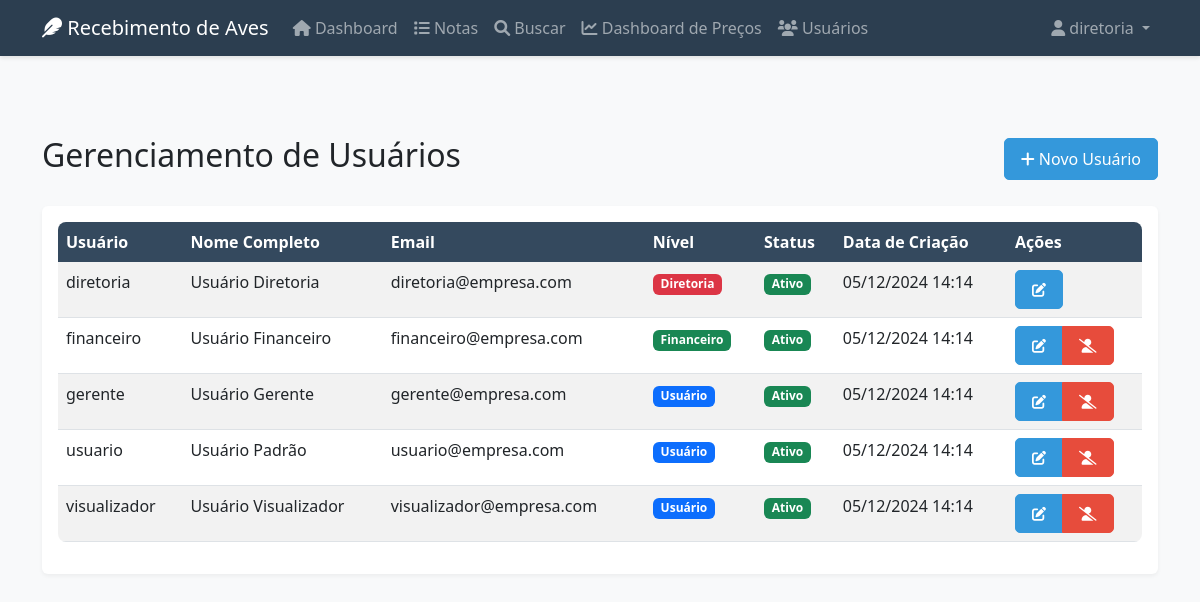
/usuarios (signed in), run on the app's committed database.
### app.py (models this page shows, shortened)
class User(UserMixin, db.Model):
    id = db.Column(db.Integer, primary_key=True)
    username = db.Column(db.String(80), unique=True, nullable=False)
    password_hash = db.Column(db.String(120), nullable=False)
    role = db.Column(db.String(20), nullable=False)  # 'diretoria', 'financeiro', 'usuario', 'visualizador', 'gerente'
    nome_completo = db.Column(db.String(100))
    email = db.Column(db.String(120))
    data_criacao = db.Column(db.DateTime, default=datetime.now)
    ativo = db.Column(db.Boolean, default=True)
    criado_por_id = db.Column(db.Integer, db.ForeignKey('user.id'))
    @property
    def is_diretoria(self):
        return self.role == 'diretoria'
    @property
    def is_financeiro(self):
        return self.role == 'financeiro'
    @property
    def is_gerente(self):
        return self.role == 'gerente'

### app.py (the view)
@app.route('/usuarios')
@login_required
def lista_usuarios():
    if not current_user.is_diretoria:
        flash('Acesso negado!', 'danger')
        return redirect(url_for('dashboard'))
    usuarios = User.query.all()
    return render_template('usuarios.html', usuarios=usuarios)

### app.py (called while the page is built)
@login_manager.user_loader
def load_user(user_id):
    return User.query.get(int(user_id))

### templates/usuarios.html (shortened to what this page needs)
{% extends "base.html" %}
{% block content %}
<div class="container mt-4">
    <div class="d-flex justify-content-between align-items-center mb-4">
        <h2>Gerenciamento de Usuários</h2>
        <a href="{{ url_for('novo_usuario') }}" class="btn btn-primary">
            <i class="fas fa-plus"></i> Novo Usuário
        </a>
    </div>
    <div class="card">
        <div class="card-body">
            <div class="table-responsive">
                <table class="table table-striped">
                    <thead>
                        <tr>
                            <th>Usuário</th>
                            <th>Nome Completo</th>
                            <th>Email</th>
                            <th>Nível</th>
                            <th>Status</th>
                            <th>Data de Criação</th>
                            <th>Ações</th>
                        </tr>
                    </thead>
                    <tbody>
                        {% for user in usuarios %}
                        <tr>
                            <td>{{ user.username }}</td>
                            <td>{{ user.nome_completo or '-' }}</td>
                            <td>{{ user.email or '-' }}</td>
                            <td>
                                {% if user.role == 'diretoria' %}
                                    <span class="badge bg-danger">Diretoria</span>
                                {% elif user.role == 'financeiro' %}
                                    <span class="badge bg-success">Financeiro</span>
                                {% else %}
                                    <span class="badge bg-primary">Usuário</span>
                                {% endif %}
                            </td>
                            <td>
                                {% if user.ativo %}
                                    <span class="badge bg-success">Ativo</span>
                                {% else %}
                                    <span class="badge bg-danger">Inativo</span>
                                {% endif %}
                            </td>
                            <td>{{ user.data_criacao.strftime('%d/%m/%Y %H:%M') }}</td>
                            <td>
                                <div class="btn-group">
                                    <a href="{{ url_for('editar_usuario', id=user.id) }}" class="btn btn-sm btn-primary">
                                        <i class="fas fa-edit"></i>
                                    </a>
                                    {% if user.id != current_user.id %}
                                    <a href="{{ url_for('desativar_usuario', id=user.id) }}"
                                       class="btn btn-sm btn-danger"
                                       onclick="return confirm('Tem certeza que deseja desativar este usuário?')">
                                        <i class="fas fa-user-slash"></i>
                                    </a>
                                    {% endif %}
                                </div>
                            </td>
                        </tr>
                        {% endfor %}
                    </tbody>
                </table>
            </div>
        </div>
    </div>
</div>
{% endblock %}

### templates/base.html (shortened to what this page needs)
<!DOCTYPE html>
<html lang="pt-br">
<head>
    <link href="https://cdn.jsdelivr.net/npm/bootstrap@5.3.0/dist/css/bootstrap.min.css" rel="stylesheet">
    <link href="https://cdnjs.cloudflare.com/ajax/libs/font-awesome/6.0.0/css/all.min.css" rel="stylesheet">
    <link href="{{ url_for('static', filename='css/style.css') }}" rel="stylesheet">
</head>
<body>
    {% if current_user.is_authenticated %}
    <nav class="navbar navbar-expand-lg navbar-dark bg-primary">
        <div class="container">
            <a class="navbar-brand" href="{{ url_for('dashboard') }}">
                <i class="fas fa-feather"></i> Recebimento de Aves
            </a>
            <div class="collapse navbar-collapse" id="navbarNav">
                <ul class="navbar-nav me-auto">
                    <li class="nav-item">
                        <a class="nav-link" href="{{ url_for('dashboard') }}">
                            <i class="fas fa-home"></i> Dashboard
                        </a>
                    </li>
                    <li class="nav-item">
                        <a class="nav-link" href="{{ url_for('lista_notas') }}">
                            <i class="fas fa-list"></i> Notas
                        </a>
                    </li>
                    <li class="nav-item">
                        <a class="nav-link" href="{{ url_for('buscar_notas') }}">
                            <i class="fas fa-search"></i> Buscar
                        </a>
                    </li>
                    <li class="nav-item">
                        <a class="nav-link" href="{{ url_for('dashboard_precos') }}">
                            <i class="fas fa-chart-line"></i> Dashboard de Preços
                        </a>
                    </li>
                    {% if current_user.role == 'diretoria' %}
                    <li class="nav-item">
                        <a class="nav-link" href="{{ url_for('lista_usuarios') }}">
                            <i class="fas fa-users"></i> Usuários
                        </a>
                    </li>
                    {% endif %}
                </ul>
                <ul class="navbar-nav">
                    <li class="nav-item dropdown">
                        <a class="nav-link dropdown-toggle" href="#" id="userDropdown" role="button"
                           data-bs-toggle="dropdown">
                            <i class="fas fa-user"></i> {{ current_user.username }}
                        </a>
                    </li>
                </ul>
            </div>
        </div>
    </nav>
    {% endif %}
    <main class="py-4">
        {% block content %}{% endblock %}
    </main>
</body>
</html>

### static/css/style.css (style rules this page uses)
body { background-color: #f8f9fa; min-height: 100vh; padding-bottom: 2rem; }
.card { box-shadow: 0 0.125rem 0.25rem rgba(0, 0, 0, 0.075); transition: transform 0.2s ease-in-out; }
.navbar { box-shadow: 0 2px 4px rgba(0, 0, 0, 0.1); margin-bottom: 2rem; }
.btn-primary { background-color: #0d6efd; border-color: #0d6efd; transition: all 0.2s ease-in-out; }

### templates/base.html (style rules this page uses)
:root { --primary-color: #2c3e50; --secondary-color: #34495e; --accent-color: #3498db; --success-color: #27ae60; --warning-color: #f1c40f; --danger-color: #e74c3c; }
body { background-color: #f8f9fa; }
.navbar { background-color: var(--primary-color) !important; box-shadow: 0 2px 4px rgba(0,0,0,0.1); }
.card { border: none; box-shadow: 0 2px 4px rgba(0,0,0,0.05); margin-bottom: 1.5rem; }
.btn { border-radius: 5px; padding: 0.5rem 1rem; font-weight: 500; transition: all 0.3s ease; }
.btn-primary { background-color: var(--accent-color); border-color: var(--accent-color); }
.btn-danger { background-color: var(--danger-color); border-color: var(--danger-color); }
.table { background: white; border-radius: 8px; overflow: hidden; }
.table thead th { background-color: var(--secondary-color); color: white; border: none; }

### data on the page
User: username "diretoria", nome_completo "Usuário Diretoria", email "diretoria@empresa.com", role "Diretoria", ativo "Ativo", data_criacao "05/12/2024 14:14"
User: username "financeiro", nome_completo "Usuário Financeiro", email "financeiro@empresa.com", role "Financeiro", ativo "Ativo", data_criacao "05/12/2024 14:14"
User: username "gerente", nome_completo "Usuário Gerente", email "gerente@empresa.com", role "Usuário", ativo "Ativo", data_criacao "05/12/2024 14:14"
User: username "usuario", nome_completo "Usuário Padrão", email "usuario@empresa.com", role "Usuário", ativo "Ativo", data_criacao "05/12/2024 14:14"
User: username "visualizador", nome_completo "Usuário Visualizador", email "visualizador@empresa.com", role "Usuário", ativo "Ativo", data_criacao "05/12/2024 14:14"
